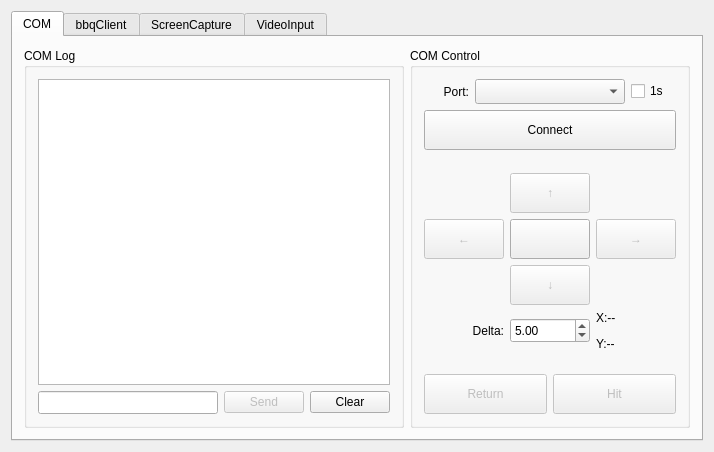
<?xml version="1.0" encoding="UTF-8"?>
<ui version="4.0">
 <class>qtCyberDip</class>
 <widget class="QMainWindow" name="qtCyberDip">
  <property name="windowModality">
   <enum>Qt::NonModal</enum>
  </property>
  <property name="geometry">
   <rect>
    <x>0</x>
    <y>0</y>
    <width>714</width>
    <height>452</height>
   </rect>
  </property>
  <property name="windowTitle">
   <string>qtCyberDip</string>
  </property>
  <widget class="QWidget" name="centralWidget">
   <layout class="QVBoxLayout" name="verticalLayout_4">
    <item>
     <widget class="QTabWidget" name="mainTabWidget">
      <property name="contextMenuPolicy">
       <enum>Qt::DefaultContextMenu</enum>
      </property>
      <property name="tabPosition">
       <enum>QTabWidget::North</enum>
      </property>
      <property name="tabShape">
       <enum>QTabWidget::Rounded</enum>
      </property>
      <property name="currentIndex">
       <number>0</number>
      </property>
      <property name="usesScrollButtons">
       <bool>true</bool>
      </property>
      <property name="movable">
       <bool>true</bool>
      </property>
      <property name="tabBarAutoHide">
       <bool>false</bool>
      </property>
      <widget class="QWidget" name="comTab">
       <attribute name="title">
        <string>COM</string>
       </attribute>
       <layout class="QHBoxLayout" name="horizontalLayout_4">
        <item>
         <widget class="QGroupBox" name="comLogBox">
          <property name="sizePolicy">
           <sizepolicy hsizetype="Expanding" vsizetype="Expanding">
            <horstretch>0</horstretch>
            <verstretch>0</verstretch>
           </sizepolicy>
          </property>
          <property name="title">
           <string>COM Log</string>
          </property>
          <layout class="QVBoxLayout" name="verticalLayout_2">
           <item>
            <widget class="QTextEdit" name="comMainLog">
             <property name="undoRedoEnabled">
              <bool>false</bool>
             </property>
             <property name="readOnly">
              <bool>true</bool>
             </property>
            </widget>
           </item>
           <item>
            <layout class="QGridLayout" name="comSendGridLayout">
             <item row="0" column="1">
              <widget class="QPushButton" name="comSendButton">
               <property name="enabled">
                <bool>false</bool>
               </property>
               <property name="text">
                <string>Send</string>
               </property>
              </widget>
             </item>
             <item row="0" column="0">
              <widget class="QLineEdit" name="comSendEdit">
               <property name="minimumSize">
                <size>
                 <width>0</width>
                 <height>23</height>
                </size>
               </property>
               <property name="maxLength">
                <number>256</number>
               </property>
              </widget>
             </item>
             <item row="0" column="2">
              <widget class="QPushButton" name="comClcButton">
               <property name="text">
                <string>Clear</string>
               </property>
              </widget>
             </item>
            </layout>
           </item>
          </layout>
         </widget>
        </item>
        <item>
         <widget class="QGroupBox" name="comContrlBox">
          <property name="minimumSize">
           <size>
            <width>0</width>
            <height>0</height>
           </size>
          </property>
          <property name="cursor">
           <cursorShape>ArrowCursor</cursorShape>
          </property>
          <property name="title">
           <string>COM Control</string>
          </property>
          <layout class="QVBoxLayout" name="verticalLayout_3">
           <item>
            <layout class="QGridLayout" name="comPortGridLayout">
             <item row="0" column="0">
              <widget class="QLabel" name="comPortLabel">
               <property name="text">
                <string>Port:</string>
               </property>
               <property name="alignment">
                <set>Qt::AlignRight|Qt::AlignTrailing|Qt::AlignVCenter</set>
               </property>
              </widget>
             </item>
             <item row="0" column="1">
              <widget class="QComboBox" name="comSelList">
               <property name="sizePolicy">
                <sizepolicy hsizetype="Minimum" vsizetype="Fixed">
                 <horstretch>0</horstretch>
                 <verstretch>0</verstretch>
                </sizepolicy>
               </property>
               <property name="minimumSize">
                <size>
                 <width>150</width>
                 <height>25</height>
                </size>
               </property>
              </widget>
             </item>
             <item row="0" column="2">
              <widget class="QCheckBox" name="comCheckS">
               <property name="text">
                <string>1s</string>
               </property>
              </widget>
             </item>
            </layout>
           </item>
           <item>
            <widget class="QPushButton" name="comConnectButton">
             <property name="minimumSize">
              <size>
               <width>0</width>
               <height>40</height>
              </size>
             </property>
             <property name="text">
              <string>Connect</string>
             </property>
            </widget>
           </item>
           <item>
            <spacer name="verticalSpacer">
             <property name="orientation">
              <enum>Qt::Vertical</enum>
             </property>
             <property name="sizeHint" stdset="0">
              <size>
               <width>20</width>
               <height>40</height>
              </size>
             </property>
            </spacer>
           </item>
           <item>
            <layout class="QGridLayout" name="comDirectionGridLayout">
             <item row="3" column="3">
              <widget class="QPushButton" name="comRightButton">
               <property name="enabled">
                <bool>false</bool>
               </property>
               <property name="minimumSize">
                <size>
                 <width>0</width>
                 <height>40</height>
                </size>
               </property>
               <property name="text">
                <string>→</string>
               </property>
              </widget>
             </item>
             <item row="4" column="1">
              <widget class="QPushButton" name="comDownButton">
               <property name="enabled">
                <bool>false</bool>
               </property>
               <property name="minimumSize">
                <size>
                 <width>0</width>
                 <height>40</height>
                </size>
               </property>
               <property name="text">
                <string>↓</string>
               </property>
               <property name="checkable">
                <bool>false</bool>
               </property>
               <property name="autoDefault">
                <bool>false</bool>
               </property>
              </widget>
             </item>
             <item row="3" column="0">
              <widget class="QPushButton" name="comLeftButton">
               <property name="enabled">
                <bool>false</bool>
               </property>
               <property name="minimumSize">
                <size>
                 <width>0</width>
                 <height>40</height>
                </size>
               </property>
               <property name="text">
                <string>←</string>
               </property>
              </widget>
             </item>
             <item row="2" column="1">
              <widget class="QPushButton" name="comUpButton">
               <property name="enabled">
                <bool>false</bool>
               </property>
               <property name="minimumSize">
                <size>
                 <width>0</width>
                 <height>40</height>
                </size>
               </property>
               <property name="text">
                <string>↑</string>
               </property>
              </widget>
             </item>
             <item row="3" column="1">
              <widget class="QPushButton" name="comInitButton">
               <property name="enabled">
                <bool>true</bool>
               </property>
               <property name="minimumSize">
                <size>
                 <width>0</width>
                 <height>40</height>
                </size>
               </property>
               <property name="text">
                <string/>
               </property>
              </widget>
             </item>
             <item row="5" column="0">
              <widget class="QLabel" name="comDeltaLabel">
               <property name="text">
                <string>Delta:</string>
               </property>
               <property name="alignment">
                <set>Qt::AlignRight|Qt::AlignTrailing|Qt::AlignVCenter</set>
               </property>
              </widget>
             </item>
             <item row="5" column="1">
              <widget class="QDoubleSpinBox" name="comSpinBox">
               <property name="minimumSize">
                <size>
                 <width>0</width>
                 <height>25</height>
                </size>
               </property>
               <property name="value">
                <double>5.000000000000000</double>
               </property>
              </widget>
             </item>
             <item row="5" column="3">
              <widget class="QLabel" name="comPosLabel">
               <property name="text">
                <string>&lt;html&gt;&lt;head/&gt;&lt;body&gt;&lt;p&gt;X:--&lt;/p&gt;&lt;p&gt;Y:--&lt;/p&gt;&lt;/body&gt;&lt;/html&gt;</string>
               </property>
               <property name="wordWrap">
                <bool>false</bool>
               </property>
              </widget>
             </item>
            </layout>
           </item>
           <item>
            <spacer name="verticalSpacer_4">
             <property name="orientation">
              <enum>Qt::Vertical</enum>
             </property>
             <property name="sizeHint" stdset="0">
              <size>
               <width>20</width>
               <height>40</height>
              </size>
             </property>
            </spacer>
           </item>
           <item>
            <layout class="QGridLayout" name="comButtonGridLayout">
             <item row="0" column="0">
              <widget class="QPushButton" name="comReturnButton">
               <property name="enabled">
                <bool>false</bool>
               </property>
               <property name="minimumSize">
                <size>
                 <width>0</width>
                 <height>40</height>
                </size>
               </property>
               <property name="text">
                <string>Return</string>
               </property>
              </widget>
             </item>
             <item row="0" column="1">
              <widget class="QPushButton" name="comHitButton">
               <property name="enabled">
                <bool>false</bool>
               </property>
               <property name="minimumSize">
                <size>
                 <width>0</width>
                 <height>40</height>
                </size>
               </property>
               <property name="text">
                <string>Hit</string>
               </property>
              </widget>
             </item>
            </layout>
           </item>
          </layout>
         </widget>
        </item>
       </layout>
      </widget>
      <widget class="QWidget" name="bbqTab">
       <attribute name="title">
        <string>bbqClient</string>
       </attribute>
       <layout class="QHBoxLayout" name="horizontalLayout_2">
        <item>
         <widget class="QGroupBox" name="bbqListBox">
          <property name="minimumSize">
           <size>
            <width>261</width>
            <height>0</height>
           </size>
          </property>
          <property name="title">
           <string>List of detected devices (rooted)</string>
          </property>
          <layout class="QVBoxLayout" name="verticalLayout_5">
           <item>
            <widget class="QListWidget" name="bbqListDevices"/>
           </item>
           <item>
            <layout class="QGridLayout" name="gridLayout_4">
             <item row="0" column="0">
              <widget class="QLabel" name="bbqIPText">
               <property name="sizePolicy">
                <sizepolicy hsizetype="Fixed" vsizetype="Preferred">
                 <horstretch>0</horstretch>
                 <verstretch>0</verstretch>
                </sizepolicy>
               </property>
               <property name="minimumSize">
                <size>
                 <width>120</width>
                 <height>0</height>
                </size>
               </property>
               <property name="font">
                <font>
                 <family>Trebuchet MS</family>
                 <pointsize>9</pointsize>
                 <weight>50</weight>
                 <bold>false</bold>
                </font>
               </property>
               <property name="text">
                <string>Or manually enter IP:</string>
               </property>
               <property name="wordWrap">
                <bool>true</bool>
               </property>
              </widget>
             </item>
             <item row="0" column="1">
              <widget class="QLineEdit" name="bbqIP">
               <property name="sizePolicy">
                <sizepolicy hsizetype="Expanding" vsizetype="Fixed">
                 <horstretch>0</horstretch>
                 <verstretch>0</verstretch>
                </sizepolicy>
               </property>
               <property name="inputMask">
                <string>999.999.999.999</string>
               </property>
               <property name="alignment">
                <set>Qt::AlignCenter</set>
               </property>
               <property name="cursorMoveStyle">
                <enum>Qt::LogicalMoveStyle</enum>
               </property>
              </widget>
             </item>
            </layout>
           </item>
           <item>
            <widget class="QPushButton" name="bbqConnect">
             <property name="minimumSize">
              <size>
               <width>0</width>
               <height>50</height>
              </size>
             </property>
             <property name="font">
              <font>
               <family>Trebuchet MS</family>
               <pointsize>10</pointsize>
               <weight>75</weight>
               <bold>true</bold>
              </font>
             </property>
             <property name="styleSheet">
              <string notr="true"/>
             </property>
             <property name="text">
              <string>CONNECT</string>
             </property>
             <property name="autoExclusive">
              <bool>false</bool>
             </property>
             <property name="default">
              <bool>true</bool>
             </property>
            </widget>
           </item>
          </layout>
         </widget>
        </item>
        <item>
         <widget class="QGroupBox" name="bbqUSBBox">
          <property name="title">
           <string>Connect via USB (not root)</string>
          </property>
          <layout class="QVBoxLayout" name="verticalLayout_6">
           <item>
            <layout class="QGridLayout" name="bbqBitGridLayout">
             <item row="0" column="0">
              <widget class="QSpinBox" name="bbqSpinBitrate">
               <property name="sizePolicy">
                <sizepolicy hsizetype="Preferred" vsizetype="Fixed">
                 <horstretch>0</horstretch>
                 <verstretch>0</verstretch>
                </sizepolicy>
               </property>
               <property name="minimumSize">
                <size>
                 <width>0</width>
                 <height>25</height>
                </size>
               </property>
               <property name="suffix">
                <string>kbps</string>
               </property>
               <property name="prefix">
                <string>Bitrate: </string>
               </property>
               <property name="minimum">
                <number>500</number>
               </property>
               <property name="maximum">
                <number>10000</number>
               </property>
               <property name="value">
                <number>4500</number>
               </property>
              </widget>
             </item>
             <item row="0" column="1">
              <widget class="QComboBox" name="bbqCbQuality">
               <property name="minimumSize">
                <size>
                 <width>0</width>
                 <height>25</height>
                </size>
               </property>
               <property name="currentText">
                <string>720p</string>
               </property>
               <property name="currentIndex">
                <number>1</number>
               </property>
               <item>
                <property name="text">
                 <string>1080p</string>
                </property>
               </item>
               <item>
                <property name="text">
                 <string>720p</string>
                </property>
               </item>
               <item>
                <property name="text">
                 <string>540p</string>
                </property>
               </item>
               <item>
                <property name="text">
                 <string>360p</string>
                </property>
               </item>
              </widget>
             </item>
            </layout>
           </item>
           <item>
            <widget class="QPushButton" name="bbqBootstrapUSB">
             <property name="minimumSize">
              <size>
               <width>120</width>
               <height>50</height>
              </size>
             </property>
             <property name="text">
              <string>Start USB service</string>
             </property>
            </widget>
           </item>
           <item>
            <widget class="QPushButton" name="bbqConnectUSB">
             <property name="enabled">
              <bool>false</bool>
             </property>
             <property name="minimumSize">
              <size>
               <width>120</width>
               <height>50</height>
              </size>
             </property>
             <property name="text">
              <string>Connect via USB</string>
             </property>
            </widget>
           </item>
           <item>
            <spacer name="verticalSpacer_2">
             <property name="orientation">
              <enum>Qt::Vertical</enum>
             </property>
             <property name="sizeHint" stdset="0">
              <size>
               <width>20</width>
               <height>40</height>
              </size>
             </property>
            </spacer>
           </item>
           <item>
            <widget class="QPushButton" name="bbqDebugLog">
             <property name="sizePolicy">
              <sizepolicy hsizetype="Preferred" vsizetype="Fixed">
               <horstretch>0</horstretch>
               <verstretch>0</verstretch>
              </sizepolicy>
             </property>
             <property name="minimumSize">
              <size>
               <width>0</width>
               <height>25</height>
              </size>
             </property>
             <property name="text">
              <string>Show debug log (for support)</string>
             </property>
            </widget>
           </item>
           <item>
            <widget class="QCheckBox" name="bbqCbHighQuality">
             <property name="text">
              <string>HD processing (slower)</string>
             </property>
             <property name="checked">
              <bool>false</bool>
             </property>
            </widget>
           </item>
           <item>
            <widget class="QCheckBox" name="bbqShowFps">
             <property name="text">
              <string>Show FPS</string>
             </property>
             <property name="checked">
              <bool>true</bool>
             </property>
            </widget>
           </item>
          </layout>
         </widget>
        </item>
       </layout>
      </widget>
      <widget class="QWidget" name="capTab">
       <attribute name="title">
        <string>ScreenCapture</string>
       </attribute>
       <layout class="QHBoxLayout" name="horizontalLayout_3">
        <item>
         <widget class="QGroupBox" name="capListWinBox">
          <property name="title">
           <string>List of Windows</string>
          </property>
          <layout class="QHBoxLayout" name="horizontalLayout">
           <item>
            <widget class="QListWidget" name="capList">
             <property name="sizePolicy">
              <sizepolicy hsizetype="Expanding" vsizetype="Preferred">
               <horstretch>0</horstretch>
               <verstretch>0</verstretch>
              </sizepolicy>
             </property>
            </widget>
           </item>
          </layout>
         </widget>
        </item>
        <item>
         <widget class="QGroupBox" name="capControlBox">
          <property name="title">
           <string>Capture Control</string>
          </property>
          <layout class="QVBoxLayout" name="verticalLayout">
           <item>
            <widget class="QPushButton" name="capScanButton">
             <property name="minimumSize">
              <size>
               <width>0</width>
               <height>50</height>
              </size>
             </property>
             <property name="text">
              <string>Scan</string>
             </property>
            </widget>
           </item>
           <item>
            <widget class="QPushButton" name="capStartButton">
             <property name="minimumSize">
              <size>
               <width>0</width>
               <height>50</height>
              </size>
             </property>
             <property name="text">
              <string>Capture</string>
             </property>
            </widget>
           </item>
           <item>
            <spacer name="verticalSpacer_3">
             <property name="orientation">
              <enum>Qt::Vertical</enum>
             </property>
             <property name="sizeHint" stdset="0">
              <size>
               <width>20</width>
               <height>40</height>
              </size>
             </property>
            </spacer>
           </item>
           <item>
            <widget class="QPushButton" name="capClcButton">
             <property name="minimumSize">
              <size>
               <width>0</width>
               <height>50</height>
              </size>
             </property>
             <property name="text">
              <string>Clear</string>
             </property>
            </widget>
           </item>
          </layout>
         </widget>
        </item>
       </layout>
      </widget>
      <widget class="QWidget" name="vodTab">
       <attribute name="title">
        <string>VideoInput</string>
       </attribute>
       <layout class="QHBoxLayout" name="horizontalLayout_8">
        <item>
         <widget class="QGroupBox" name="vodDisplayBox">
          <property name="title">
           <string>Preview</string>
          </property>
          <layout class="QHBoxLayout" name="horizontalLayout_5">
           <item>
            <widget class="ShrinkableQLabel" name="vodDisplay">
             <property name="sizePolicy">
              <sizepolicy hsizetype="Expanding" vsizetype="Expanding">
               <horstretch>0</horstretch>
               <verstretch>0</verstretch>
              </sizepolicy>
             </property>
             <property name="mouseTracking">
              <bool>true</bool>
             </property>
             <property name="focusPolicy">
              <enum>Qt::NoFocus</enum>
             </property>
             <property name="interactive">
              <bool>false</bool>
             </property>
             <property name="sceneRect">
              <rectf>
               <x>0.000000000000000</x>
               <y>0.000000000000000</y>
               <width>0.000000000000000</width>
               <height>0.000000000000000</height>
              </rectf>
             </property>
            </widget>
           </item>
          </layout>
         </widget>
        </item>
        <item>
         <widget class="QGroupBox" name="vodControlBox">
          <property name="title">
           <string>Control</string>
          </property>
          <layout class="QVBoxLayout" name="verticalLayout_8">
           <item>
            <widget class="QLabel" name="vodPathLabel">
             <property name="text">
              <string>Video Path:</string>
             </property>
            </widget>
           </item>
           <item>
            <widget class="QLineEdit" name="vodPathEdit">
             <property name="sizePolicy">
              <sizepolicy hsizetype="Minimum" vsizetype="Fixed">
               <horstretch>0</horstretch>
               <verstretch>0</verstretch>
              </sizepolicy>
             </property>
            </widget>
           </item>
           <item>
            <widget class="QPushButton" name="vodBrowseButton">
             <property name="sizePolicy">
              <sizepolicy hsizetype="Minimum" vsizetype="Fixed">
               <horstretch>0</horstretch>
               <verstretch>0</verstretch>
              </sizepolicy>
             </property>
             <property name="minimumSize">
              <size>
               <width>120</width>
               <height>50</height>
              </size>
             </property>
             <property name="text">
              <string>Browse</string>
             </property>
            </widget>
           </item>
           <item>
            <widget class="QPushButton" name="vodPlayButton">
             <property name="sizePolicy">
              <sizepolicy hsizetype="Minimum" vsizetype="Fixed">
               <horstretch>0</horstretch>
               <verstretch>0</verstretch>
              </sizepolicy>
             </property>
             <property name="minimumSize">
              <size>
               <width>120</width>
               <height>50</height>
              </size>
             </property>
             <property name="text">
              <string>Play</string>
             </property>
            </widget>
           </item>
           <item>
            <widget class="QPushButton" name="vodPauseButton">
             <property name="enabled">
              <bool>false</bool>
             </property>
             <property name="minimumSize">
              <size>
               <width>120</width>
               <height>50</height>
              </size>
             </property>
             <property name="text">
              <string>Pause</string>
             </property>
            </widget>
           </item>
           <item>
            <spacer name="verticalSpacer_5">
             <property name="orientation">
              <enum>Qt::Vertical</enum>
             </property>
             <property name="sizeHint" stdset="0">
              <size>
               <width>20</width>
               <height>40</height>
              </size>
             </property>
            </spacer>
           </item>
          </layout>
         </widget>
        </item>
       </layout>
      </widget>
     </widget>
    </item>
   </layout>
  </widget>
 </widget>
 <layoutdefault spacing="6" margin="11"/>
 <customwidgets>
  <customwidget>
   <class>ShrinkableQLabel</class>
   <extends>QGraphicsView</extends>
   <header>ShrinkableQLabel.h</header>
  </customwidget>
 </customwidgets>
 <resources>
  <include location="qtcyberdip.qrc"/>
 </resources>
 <connections/>
</ui>
